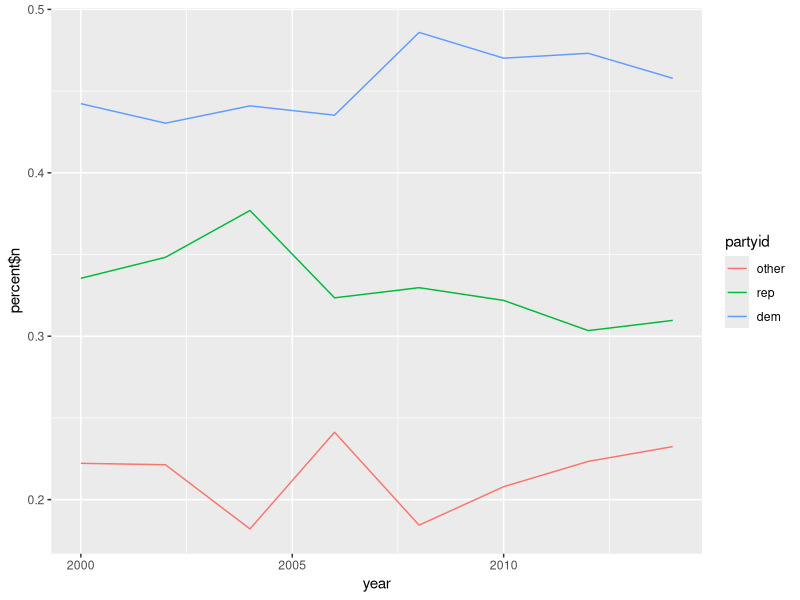

This figure's R source:
library(tidyverse)
library(forcats)

# proportions of political id by year

number_by_year <- group_by(gss_cat, year) |>
  count()

mutate(gss_cat, partyid = fct_collapse(partyid,
  rep = c("Strong republican", "Not str republican", "Ind,near rep"),
  dem = c("Ind,near dem", "Not str democrat", "Strong democrat"),
  other = c("No answer", "Don't know", "Other party", "Independent"))) |>
  group_by(year, partyid) |> count() |>
  summarize(percent = n/number_by_year[number_by_year$year == year, "n"]) |>
  ggplot(aes(color = partyid)) +
  geom_line(aes(year, percent$n))
